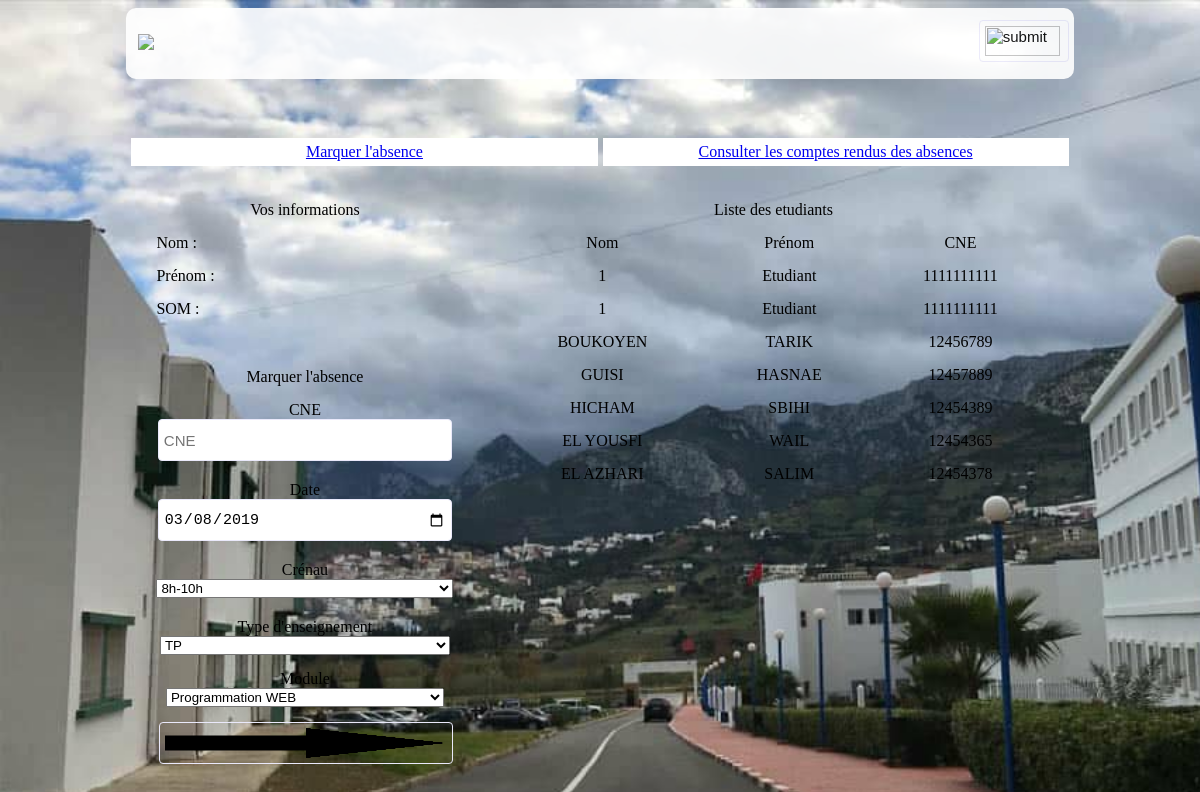
/prof.php, run on the app's committed database.
### prof.php (the view, shortened to what this page needs)
<?php
	try {
	 	$bdd = new PDO('mysql:host=localhost;dbname=ensateabsence;charset=utf8', 'root', '');
	 }
	 catch (Exception $e) {
	 	die('Erreur : '.$e->getMessage());
	 }
?>
<!DOCTYPE html>
<html>
	<head>
		<link rel="stylesheet" type="text/css" href="index.css">
	</head>
	<body>
		<header>
			<table width="80%" align="center" class="hboard" cellpadding="5" cellspacing="5">
				<tr>
					<td width="90%" align="left">
						<a href="../index.html"><img src="../logo%20gi.png" width="30%"></a>
					</td>
					<td width="10%" align="right">
						<form action="quitter.php" method="POST">
							<input type="image" name="go" value="submit" src="../quitter.png" width="50%">
						</form>
					</td>
				</tr>
			</table>
			<br><br><br>
		</header>
    <nav>
      <table width="80%" align="center" class="fboard" cellpadding="5" cellspacing="5">
        <tr align="center">
          <td width="50%" style="background-color: #FFFFFF;">
            <span class="t2"><a href="prof.php"> Marquer l'absence</a></span>
          </td>
          <td width="50%" style="background-color: #FFFFFF;">
            <span class="t1"><a href="consulter.php">Consulter les comptes rendus des absences</span>
          </td>
        </tr>
      </table>
    </nav>
		<section>
			<table width="80%" align="center" cellpadding="10" cellspacing="10">
				<tr>
					<td width="25%" valign="top">
						<table width="100%" class="dboard" cellpadding="5" cellspacing="5">
							<tr>
								<td class="t1" align="center">
									Vos informations
								</td>
							</tr>
							<tr>
								<td>
									Nom : <?php echo $nom ; ?>
								</td>
							</tr>
							<tr>
								<td>
									Prénom : <?php echo $prénom ; ?>
								</td>
							</tr>
							<tr>
								<td>
									SOM : <?php echo $_POST['SOM'] ; ?>
								</td>
							</tr>
						</table>
					</td>
					<td width="75%" class="fboard" rowspan="2" valign="top">
						<table width="100%" cellpadding="5" cellspacing="5">
							<tr>
								<td align="center" colspan="3">
									<span class="t1">Liste des etudiants</span>
								</td>
							</tr>
							<tr>
								<td align="center">
									Nom
								</td>
								<td align="center">
									Prénom
								</td>
								<td align="center">
									CNE
								</td>
							</tr>
								<?php
								$reponsex = $bdd->query('SELECT COUNT(*) FROM étudiant');
	 								while ($donnees2 = $reponsex->fetch()){
	 									$num = $donnees2['COUNT(*)'];
									}
								for ($i=1; $i < $num+1 ; $i++) {
									$reponse8 = $bdd->query('SELECT Nom FROM étudiant WHERE Num=\''.$i.'\' ');
	 										while ($donnees2 = $reponse8->fetch()){
	 											$nom2= $donnees2['Nom'];
	 										}
									$reponse9 = $bdd->query('SELECT Prénom FROM étudiant WHERE Num=\''.$i.'\' ');
	 										while ($donnees2 = $reponse9->fetch()){
	 											$prénom2 = $donnees2['Prénom'];
	 										}
									$reponse10 = $bdd->query('SELECT CNE FROM étudiant WHERE Num=\''.$i.'\' ');
	 										while ($donnees2 = $reponse10->fetch()){
	 											$CNE2 = $donnees2['CNE'];
	 										}
	 								echo "<tr align='center'><td>";
	 								echo $nom2 ;
	 								echo "</td><td>";
	 								echo $prénom2 ;
	 								echo "</td><td>";
	 								echo $CNE2 ;
	 								echo "</td></tr>";
								};
	 							?>
						</table>
					</td>
				</tr>
				<tr>
					<td width="25%" valign="top" align="center">
          <form method="POST" action="absence.php">
						<table width="100%" class="dboard" cellpadding="5" cellspacing="5" align="center">
							<tr>
								<td class="t1" align="center">
									Marquer l'absence
								</td>
							</tr>
							<tr>
								<td align="center">
									CNE <br> <input type="texte" name="CNE" placeholder="CNE" required class="write" size="36%"> <input type="hidden" name="SOM" value="<?php echo "".$_POST['SOM']."" ?>"> <input type="hidden" name="typea" value="NJ">
								</td>
							</tr>
							<tr>
								<td align="center">
									Date <br> <input type="date" class="write" name="date" size="36%" value="<?php echo date('Y-m-d'); ?>">
								</td>
							</tr>
							<tr>
								<td align="center">
									Crénau <br>
									<select name="crenau" class="write">
										<option value="8h-10h">8h-10h</option>
									</select>
								</td>
							</tr>
							<tr>
							<tr>
								<td align="center">
									Type d'enseignement <br>
									<select name="typec" class="write">
										<option value="TP">TP</option>
									</select>
								</td>
							</tr>
								<td align="center">
									Module <br>
									<select id="liste" name="module" class="write">
                    <?php
                    $reponsey = $bdd->query('SELECT COUNT(*) FROM module');
                      while ($donnees3 = $reponsey->fetch()){
                        $num2 = $donnees3['COUNT(*)'];
                      }
                    for ($i=1; $i < $num2+1 ; $i++) {
                      $reponse10 = $bdd->query('SELECT Module FROM module WHERE Num=\''.$i.'\' ');
                        while ($donnees3 = $reponse10->fetch()){
                          $module= $donnees3['Module'];
                        }
                    echo "<option value='";
                    echo $module;
                    echo "'>";
                    echo $module;
                    echo "</option>";
                    }
                  ?>
                </select>
								</td>
							</tr>
							<tr>
								<td align="right">
									<input type="image" name="sup" value="submit" src="abs.png" width="20%">
								</td>
							</tr>
						</table>
            </form>
					</td>
				</tr>
			</table>
		</section>
	</body>
</html>

### index.css (style rules this page uses)
body { background-image: url(back.jpg); background-position: auto; background-attachment: fixed; background-size: cover; }
.hboard { background: #FFFFFF; border-radius: 10px; padding: 2px; opacity: 0.9; }
input { width: 95%; height: 30px; padding: 5px; margin-bottom: 5px; font-size: 15px; border: 1px solid #EAE9FB; border-radius: 4px; }

### data on the page
étudiant: Nom "1", Prénom "Etudiant", CNE "1111111111"
étudiant: Nom "BOUKOYEN", Prénom "TARIK", CNE "12456789"
étudiant: Nom "GUISI", Prénom "HASNAE", CNE "12457889"
étudiant: Nom "HICHAM", Prénom "SBIHI", CNE "12454389"
étudiant: Nom "EL YOUSFI", Prénom "WAIL", CNE "12454365"
étudiant: Nom "EL AZHARI", Prénom "SALIM", CNE "12454378"

### other printed values
form field module "Programmation WEB"
